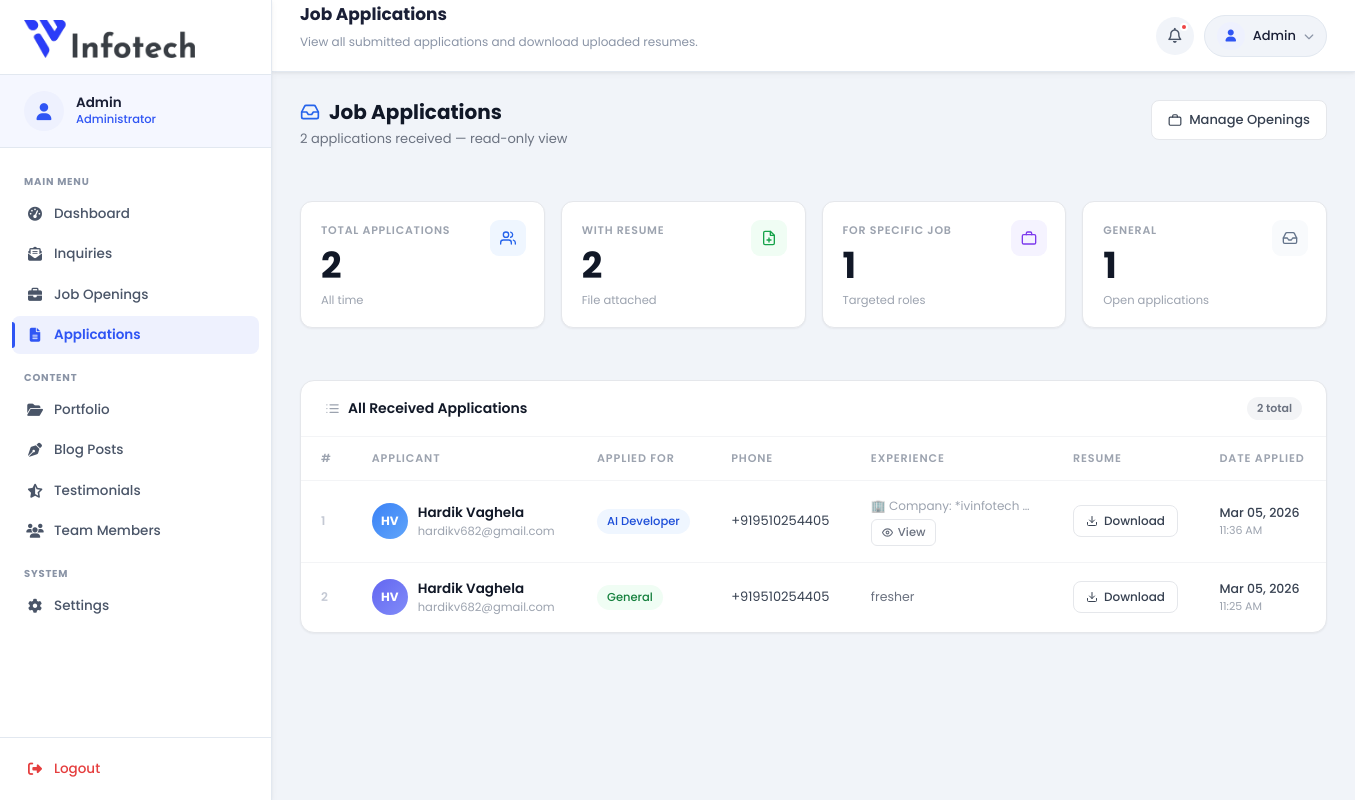
The app's page /admin/applications (signed in) with its own data.
### app.py (models this page shows, shortened)
class AdminUser(UserMixin, db.Model):
    __tablename__ = 'admin_users'
    id = db.Column(db.Integer, primary_key=True)
    username = db.Column(db.String(80), unique=True, nullable=False)
    password_hash = db.Column(db.String(256), nullable=False)

class JobApplication(db.Model):
    __tablename__ = 'job_applications'
    id                   = db.Column(db.Integer, primary_key=True)
    job_id               = db.Column(db.Integer, db.ForeignKey('job_openings.id'), nullable=True)
    first_name           = db.Column(db.String(80), nullable=False)
    last_name            = db.Column(db.String(80), nullable=False)
    email                = db.Column(db.String(120), nullable=False)
    phone                = db.Column(db.String(30), nullable=False)
    experience_formatted = db.Column(db.Text, nullable=True)
    resume_filename      = db.Column(db.String(255), nullable=True)
    created_at           = db.Column(db.DateTime, default=datetime.utcnow)

class JobOpening(db.Model):
    __tablename__ = 'job_openings'
    id          = db.Column(db.Integer, primary_key=True)
    title       = db.Column(db.String(160), nullable=False)
    description = db.Column(db.Text, nullable=False)
    location    = db.Column(db.String(120), nullable=False, default='Mehsana')
    job_type    = db.Column(db.String(60), nullable=False, default='Full-Time')
    icon_class  = db.Column(db.String(60), nullable=False, default='fas fa-code')
    tags        = db.Column(db.String(255), nullable=True)   # comma-separated
    is_active   = db.Column(db.Boolean, default=True, nullable=False)
    created_at  = db.Column(db.DateTime, default=datetime.utcnow)
    applications = db.relationship('JobApplication', backref='job', lazy=True)

### app.py (the view)
@app.route('/admin/applications')
@login_required
def admin_applications():
    apps = JobApplication.query.order_by(JobApplication.created_at.desc()).all()
    return render_template('admin/applications.html', applications=apps)

### app.py (called while the page is built)
def get_site_settings():
    rows = SiteSettings.query.all()
    result = dict(_SETTINGS_DEFAULTS)
    for row in rows:
        result[row.key] = row.value or ''
    return result

@app.context_processor
def inject_site_settings():
    try:
        return {'site': get_site_settings()}
    except Exception:
        return {'site': dict(_SETTINGS_DEFAULTS)}

@login_manager.user_loader
def load_user(user_id):
    return db.session.get(AdminUser, int(user_id))

@app.context_processor
def inject_globals():
    return {'now': datetime.utcnow()}

### templates/admin/applications.html (shortened to what this page needs)
﻿{% extends 'admin/base.html' %}
{% block topbar_title %}Job Applications{% endblock %}
{% block topbar_sub %}View all submitted applications and download uploaded resumes.{% endblock %}
{% block content %}
  <div class="ats-page-hdr">
    <div>
      <h1>
        <svg width="20" height="20" viewBox="0 0 24 24" fill="none" stroke="#2563eb" stroke-width="2" stroke-linecap="round" stroke-linejoin="round">
          <polyline points="22 12 16 12 14 15 10 15 8 12 2 12"/>
          <path d="M5.45 5.11L2 12v6a2 2 0 002 2h16a2 2 0 002-2v-6l-3.45-6.89A2 2 0 0016.76 4H7.24a2 2 0 00-1.79 1.11z"/>
        </svg>
        Job Applications
      </h1>
      <p>{{ applications | length }} application{{ 's' if applications | length != 1 }} received &mdash; read-only view</p>
    </div>
    <a href="{{ url_for('admin_jobs') }}" class="btn-manage-jobs">
      <svg width="14" height="14" viewBox="0 0 24 24" fill="none" stroke="currentColor" stroke-width="2" stroke-linecap="round" stroke-linejoin="round">
        <rect x="2" y="7" width="20" height="14" rx="2"/>
        <path d="M16 7V5a2 2 0 00-2-2h-4a2 2 0 00-2 2v2"/>
      </svg>
      Manage Openings
    </a>
  </div>
  <div class="ats-kpi-grid">
    <div class="ats-kpi">
      <div class="ats-kpi__icon ats-kpi__icon--blue">
        <svg width="16" height="16" viewBox="0 0 24 24" fill="none" stroke="currentColor" stroke-width="2" stroke-linecap="round" stroke-linejoin="round">
          <path d="M17 21v-2a4 4 0 00-4-4H5a4 4 0 00-4 4v2"/><circle cx="9" cy="7" r="4"/>
          <path d="M23 21v-2a4 4 0 00-3-3.87"/><path d="M16 3.13a4 4 0 010 7.75"/>
        </svg>
      </div>
      <div class="ats-kpi__label">Total Applications</div>
      <div class="ats-kpi__value">{{ applications | length }}</div>
      <div class="ats-kpi__foot">All time</div>
    </div>
    <div class="ats-kpi">
      <div class="ats-kpi__icon ats-kpi__icon--green">
      </div>
      <div class="ats-kpi__label">With Resume</div>
      <div class="ats-kpi__value">{{ applications | selectattr('resume_filename') | list | length }}</div>
      <div class="ats-kpi__foot">File attached</div>
    </div>
    <div class="ats-kpi">
      <div class="ats-kpi__icon ats-kpi__icon--violet">
        <svg width="16" height="16" viewBox="0 0 24 24" fill="none" stroke="currentColor" stroke-width="2" stroke-linecap="round" stroke-linejoin="round">
          <rect x="2" y="7" width="20" height="14" rx="2"/>
          <path d="M16 7V5a2 2 0 00-2-2h-4a2 2 0 00-2 2v2"/>
        </svg>
      </div>
      <div class="ats-kpi__label">For Specific Job</div>
      <div class="ats-kpi__value">{{ applications | selectattr('job_id') | list | length }}</div>
      <div class="ats-kpi__foot">Targeted roles</div>
    </div>
    <div class="ats-kpi">
      <div class="ats-kpi__icon ats-kpi__icon--slate">
        <svg width="16" height="16" viewBox="0 0 24 24" fill="none" stroke="currentColor" stroke-width="2" stroke-linecap="round" stroke-linejoin="round">
          <polyline points="22 12 16 12 14 15 10 15 8 12 2 12"/>
          <path d="M5.45 5.11L2 12v6a2 2 0 002 2h16a2 2 0 002-2v-6l-3.45-6.89A2 2 0 0016.76 4H7.24a2 2 0 00-1.79 1.11z"/>
        </svg>
      </div>
      <div class="ats-kpi__label">General</div>
      <div class="ats-kpi__value">{{ applications | rejectattr('job_id') | list | length }}</div>
      <div class="ats-kpi__foot">Open applications</div>
    </div>
  </div>
  <div class="ats-panel">
    <div class="ats-panel__head">
      <span class="ats-panel__title">
        All Received Applications
      </span>
      <span class="ats-panel__count">{{ applications | length }} total</span>
    </div>
    <div class="table-wrap">
      {% if applications %}
      {% set avatar_colors = ['blue','indigo','green','amber','pink'] %}
      <table class="ats-table">
        <thead>
          <tr>
            <th>#</th>
            <th>Applicant</th>
            <th>Applied For</th>
            <th>Phone</th>
            <th>Experience</th>
            <th>Resume</th>
            <th>Date Applied</th>
          </tr>
        </thead>
        <tbody>
          {% for app in applications %}
          {% set color = avatar_colors[loop.index0 % 5] %}
          <tr>
            <td style="font-size:12px;color:#c4c9d4;font-weight:600;width:44px;">
              {{ loop.index }}
            </td>
            <td>
              <div class="ats-applicant">
                <div class="ats-avatar ats-avatar--{{ color }}">
                  {{ app.first_name[0] | upper }}{{ app.last_name[0] | upper if app.last_name else '' }}
                </div>
                <div>
                  <span class="ats-name">{{ app.first_name }} {{ app.last_name }}</span>
                  <a href="mailto:{{ app.email }}" class="ats-email">{{ app.email }}</a>
                </div>
              </div>
            </td>
            <td>
              {% if app.job %}
              <span class="ats-badge" title="{{ app.job.title }}">{{ app.job.title }}</span>
              {% else %}
              <span class="ats-badge ats-badge--general">General</span>
              {% endif %}
            </td>
            <td style="font-size:13px;white-space:nowrap;color:#374151;">
              {{ app.phone or '&mdash;' }}
            </td>
            <td>
              {% set exp_text = app.experience_formatted or 'Fresher' %}
              {% if exp_text | length > 50 %}
              <span class="exp-clip" title="{{ exp_text }}">{{ exp_text }}</span>
              <button class="btn-exp-view"
                      data-name="{{ app.first_name }} {{ app.last_name }}"
                      data-email="{{ app.email }}"
                      data-phone="{{ app.phone }}"
                      data-exp="{{ exp_text | e }}"
                      onclick="openExpPanel(this)">
                <svg width="11" height="11" viewBox="0 0 24 24" fill="none" stroke="currentColor" stroke-width="2.5" stroke-linecap="round" stroke-linejoin="round">
                  <path d="M1 12s4-8 11-8 11 8 11 8-4 8-11 8-11-8-11-8z"/>
                  <circle cx="12" cy="12" r="3"/>
                </svg>
                View
              </button>
              {% else %}
              <span class="exp-short">{{ exp_text }}</span>
              {% endif %}
            </td>
            <td>
              {% if app.resume_filename %}
              <a href="{{ url_for('admin_download_resume', filename=app.resume_filename) }}"
                 class="btn-resume" target="_blank" rel="noopener">
                <svg width="12" height="12" viewBox="0 0 24 24" fill="none" stroke="currentColor" stroke-width="2" stroke-linecap="round" stroke-linejoin="round">
                  <path d="M21 15v4a2 2 0 01-2 2H5a2 2 0 01-2-2v-4"/>
                  <polyline points="7 10 12 15 17 10"/>
                  <line x1="12" y1="15" x2="12" y2="3"/>
                </svg>
                Download
              </a>
              {% else %}
              <span class="no-resume">No file</span>
              {% endif %}
            </td>
            <td style="font-size:12.5px;white-space:nowrap;">
              <span style="color:#374151;font-weight:500;">
                {{ app.created_at.strftime('%b %d, %Y') if app.created_at else '&mdash;' }}
              </span><br>
              <span style="font-size:11px;color:#9ca3af;">
                {{ app.created_at.strftime('%I:%M %p') if app.created_at else '' }}
              </span>
            </td>
          </tr>
          {% endfor %}
        </tbody>
      </table>
      {% endif %}
    </div>
  </div>
{% endblock %}

### templates/admin/base.html (shortened to what this page needs)
﻿<!DOCTYPE html>
<html lang="en">
<head>
    <link rel="stylesheet" href="https://cdnjs.cloudflare.com/ajax/libs/font-awesome/6.5.1/css/all.min.css">
    <link href="https://cdn.jsdelivr.net/npm/bootstrap@5.3.3/dist/css/bootstrap.min.css" rel="stylesheet">
    <link rel="stylesheet" href="{{ url_for('static', filename='css/admin.css') }}">
</head>
<body class="admin-body">
    <aside class="sidebar" id="sidebar">
        <div class="sidebar__brand">
            <a href="/" target="_blank" class="sidebar__logo-link">
                <img src="{{ url_for('static', filename='images/logo.png') }}" alt="IV Infotech">
            </a>
        </div>
        <div class="sidebar__profile">
            <div class="sidebar__avatar">
                <i class="fa-solid fa-user"></i>
            </div>
            <div class="sidebar__profile-info">
                <span class="sidebar__profile-name">{{ current_user.username | capitalize }}</span>
                <span class="sidebar__profile-role">Administrator</span>
            </div>
        </div>
        <nav class="sidebar__nav">
            <span class="sidebar__section-label">Main Menu</span>
            <a href="{{ url_for('admin_dashboard') }}"
               class="sidebar__link {% if request.endpoint == 'admin_dashboard' %}sidebar__link--active{% endif %}">
                <i class="fa-solid fa-gauge-high"></i><span>Dashboard</span>
            </a>
            <a href="{{ url_for('admin_inquiries') }}"
               class="sidebar__link {% if request.endpoint == 'admin_inquiries' %}sidebar__link--active{% endif %}">
                <i class="fa-solid fa-envelope-open-text"></i><span>Inquiries</span>
            </a>
            <a href="{{ url_for('admin_jobs') }}"
               class="sidebar__link {% if request.endpoint == 'admin_jobs' %}sidebar__link--active{% endif %}">
                <i class="fa-solid fa-briefcase"></i><span>Job Openings</span>
            </a>
            <a href="{{ url_for('admin_applications') }}"
               class="sidebar__link {% if request.endpoint == 'admin_applications' %}sidebar__link--active{% endif %}">
                <i class="fa-solid fa-file-lines"></i><span>Applications</span>
            </a>
            <span class="sidebar__section-label">Content</span>
            <a href="{{ url_for('admin_portfolio') }}"
               class="sidebar__link {% if request.endpoint in ['admin_portfolio','admin_portfolio_add','admin_portfolio_edit','admin_portfolio_build'] %}sidebar__link--active{% endif %}">
                <i class="fa-solid fa-folder-open"></i><span>Portfolio</span>
            </a>
            <a href="{{ url_for('admin_blog') }}"
               class="sidebar__link {% if request.endpoint in ['admin_blog','admin_blog_add','admin_blog_edit'] %}sidebar__link--active{% endif %}">
                <i class="fa-solid fa-pen-nib"></i><span>Blog Posts</span>
            </a>
            <a href="{{ url_for('admin_testimonials') }}"
               class="sidebar__link {% if request.endpoint == 'admin_testimonials' %}sidebar__link--active{% endif %}">
                <i class="fa-solid fa-star-half-stroke"></i><span>Testimonials</span>
            </a>
            <a href="{{ url_for('admin_team') }}"
               class="sidebar__link {% if request.endpoint in ['admin_team','admin_team_add','admin_team_edit','admin_team_delete'] %}sidebar__link--active{% endif %}">
                <i class="fa-solid fa-users"></i><span>Team Members</span>
            </a>
            <span class="sidebar__section-label">System</span>
            <a href="{{ url_for('admin_settings') }}"
               class="sidebar__link {% if request.endpoint == 'admin_settings' %}sidebar__link--active{% endif %}">
                <i class="fa-solid fa-gear"></i><span>Settings</span>
            </a>
        </nav>
        <div class="sidebar__footer">
            <a href="{{ url_for('admin_logout') }}" class="sidebar__link sidebar__link--logout">
                <i class="fa-solid fa-right-from-bracket"></i><span>Logout</span>
            </a>
        </div>
    </aside>
    <div class="main-wrap">
        <header class="topbar">
            {% block topbar_greeting %}
            <div class="topbar__greeting">
                <h1 class="topbar__title">{% block topbar_title %}Admin Panel{% endblock %}</h1>
                <p class="topbar__sub">{% block topbar_sub %}{% endblock %}</p>
            </div>
            {% endblock %}
            <div class="topbar__actions">
                <button class="topbar__icon-btn" title="Notifications" aria-label="Notifications">
                    <i class="fa-regular fa-bell"></i>
                    <span class="topbar__notif-dot"></span>
                </button>
                <div class="topbar__profile-wrap">
                    <button class="topbar__profile-btn" id="profileDropBtn">
                        <div class="topbar__profile-avatar">
                            <i class="fa-solid fa-user"></i>
                        </div>
                        <span class="topbar__profile-name">{{ current_user.username | capitalize }}</span>
                        <i class="fa-solid fa-chevron-down"></i>
                    </button>
                </div>
            </div>
        </header>
        <main class="content">
            {% block content %}{% endblock %}
        </main>
    </div>
</body>
</html>

### records on screen
AdminUser: username "Admin"
JobApplication: first_name "H", last_name "V", first_name "Hardik", last_name "Vaghela", email "hardikv682@gmail.com", job "AI Developer", phone "+919510254405", experience_formatted "🏢 Company: *ivinfotech…", created_at "Mar 05, 2026", created_at "11:36 AM"
JobApplication: first_name "H", last_name "V", first_name "Hardik", last_name "Vaghela", email "hardikv682@gmail.com", shows "General", phone "+919510254405", experience_formatted "fresher", created_at "Mar 05, 2026", created_at "11:25 AM"

### other values on screen
{{ applications | length }} "2"
{{ 's' if applications | length != 1 }} "s"
{{ applications | selectattr('resume_filename') | list | length }} "2"
{{ applications | selectattr('job_id') | list | length }} "1"
{{ applications | rejectattr('job_id') | list | length }} "1"
